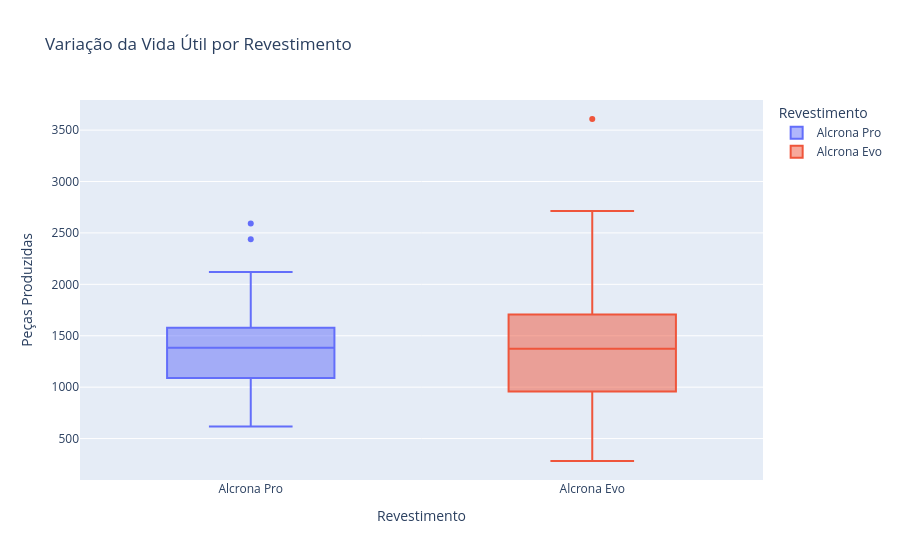

Notebook source saved alongside this figure:
### Markdown cell above
Através do histograma da distribuição da quantidade de peças por afiação é possível observar um comportamento normal em quase todas as faixas com excessão da faixa de 3500 a 3999 peças por afiação que apresenta uma única insidência. O que pode indicar um erro de durante a aquisição desse dado (erro de digitação, por exemplo) ou um evento anormalmente favorável à durabilidade da ferramenta.

### Code cell
# cria um gráfico de boxplot da relação entre 'Revestimento' e 'Quantidade de pçs por afiação Target 1950'

fig_box = px.box( # cria uma figura para o boxplot
    df_corrigido, # define o df a ser usado
    x='Revestimento', # define os valores de X
    y='Quantidade de pçs por afiação Target 1950', # define os valores de Y 
    color='Revestimento', # separa os dados conforme 'Revestimento'
    title='Variação da Vida Útil por Revestimento', # define um título para o gráfico
    labels={'Quantidade de pçs por afiação Target 1950': 'Peças Produzidas'} #  # múda o título do eixo X de 'Quantidade de pçs por afiação Target 1950' para 'Quantidade de Peças'
)

fig_box.show() # exibe a figura

### Figure 1 — Plotly figure (JSON) as saved in the notebook; plotly's stock layout.template omitted (floating-point values rounded to 4 significant figures)
{"data": [{"alignmentgroup": "True", "hovertemplate": "Revestimento=%{x}<br>Peças Produzidas=%{y}<extra></extra>", "legendgroup": "Alcrona Pro", "marker": {"color": "#636efa"}, "name": "Alcrona Pro", "notched": false, "offsetgroup": "Alcrona Pro", "orientation": "v", "showlegend": true, "type": "box", "x": ["Alcrona Pro", "Alcrona Pro", "Alcrona Pro", "Alcrona Pro", "Alcrona Pro", "Alcrona Pro", "Alcrona Pro", "Alcrona Pro", "Alcrona Pro", "Alcrona Pro", "Alcrona Pro", "Alcrona Pro", "Alcrona Pro", "Alcrona Pro", "Alcrona Pro", "Alcrona Pro", "Alcrona Pro", "Alcrona Pro", "Alcrona Pro", "Alcrona Pro", "Alcrona Pro", "Alcrona Pro", "Alcrona Pro", "Alcrona Pro", "Alcrona Pro", "Alcrona Pro", "Alcrona Pro", "Alcrona Pro", "Alcrona Pro", "Alcrona Pro", "Alcrona Pro", "Alcrona Pro", "Alcrona Pro", "Alcrona Pro", "Alcrona Pro", "Alcrona Pro", "Alcrona Pro", "Alcrona Pro", "Alcrona Pro", "Alcrona Pro", "Alcrona Pro", "Alcrona Pro", "Alcrona Pro", "Alcrona Pro", "Alcrona Pro", "Alcrona Pro", "Alcrona Pro"], "x0": " ", "xaxis": "x", "y": [1644, 1440, 1329, 1074, 618, 750, 711, 1503, 1492, 2592, 2439, 1383, 1551, 1174, 2121, 1173, 1218, 1138, 1006, 1140, 1179, 1503, 1677, 1000, 2043, 874, 2000, 1959, 1458, 1329, 1414, 741, 942, 735, 975, 1508, 1260, 1383, 1590, 1608, 1443, 1587, 1047, 1632, 1209, 1470, 1447], "y0": " ", "yaxis": "y"}, {"alignmentgroup": "True", "hovertemplate": "Revestimento=%{x}<br>Peças Produzidas=%{y}<extra></extra>", "legendgroup": "Alcrona Evo", "marker": {"color": "#EF553B"}, "name": "Alcrona Evo", "notched": false, "offsetgroup": "Alcrona Evo", "orientation": "v", "showlegend": true, "type": "box", "x": ["Alcrona Evo", "Alcrona Evo", "Alcrona Evo", "Alcrona Evo", "Alcrona Evo", "Alcrona Evo", "Alcrona Evo", "Alcrona Evo", "Alcrona Evo", "Alcrona Evo", "Alcrona Evo", "Alcrona Evo", "Alcrona Evo", "Alcrona Evo", "Alcrona Evo", "Alcrona Evo", "Alcrona Evo", "Alcrona Evo", "Alcrona Evo", "Alcrona Evo", "Alcrona Evo", "Alcrona Evo", "Alcrona Evo", "Alcrona Evo", "Alcrona Evo", "Alcrona Evo", "Alcrona Evo", "Alcrona Evo", "Alcrona Evo", "Alcrona Evo", "Alcrona Evo", "Alcrona Evo", "Alcrona Evo", "Alcrona Evo", "Alcrona Evo", "Alcrona Evo", "Alcrona Evo", "Alcrona Evo", "Alcrona Evo", "Alcrona Evo", "Alcrona Evo", "Alcrona Evo", "Alcrona Evo", "Alcrona Evo", "Alcrona Evo", "Alcrona Evo", "Alcrona Evo", "Alcrona Evo", "Alcrona Evo", "Alcrona Evo", "Alcrona Evo", "Alcrona Evo", "Alcrona Evo", "Alcrona Evo", "Alcrona Evo", "Alcrona Evo", "Alcrona Evo"], "x0": " ", "xaxis": "x", "y": [1500, 1521, 1341, 966, 675, 966, 1287, 962, 927, 1800, 945, 1374, 1356, 1224, 1524, 1332, 1812, 2713, 2209, 1926, 1584, 2454, 1833, 1995, 1677, 912, 792, 2079, 2217, 2136, 3608, 2139, 1623, 633, 1616, 1683, 1524, 1624, 585, 1209, 1032, 771, 1476, 1635, 1104, 1680, 477, 282, 1776, 1605, 738, 1203, 981, 906, 687, 480, 1062], "y0": " ", "yaxis": "y"}], "layout": {"boxmode": "overlay", "legend": {"title": {"text": "Revestimento"}, "tracegroupgap": 0}, "title": {"text": "Variação da Vida Útil por Revestimento"}, "xaxis": {"anchor": "y", "categoryarray": ["Alcrona Pro", "Alcrona Evo"], "categoryorder": "array", "domain": [0, 1], "title": {"text": "Revestimento"}}, "yaxis": {"anchor": "x", "domain": [0, 1], "title": {"text": "Peças Produzidas"}}}}
